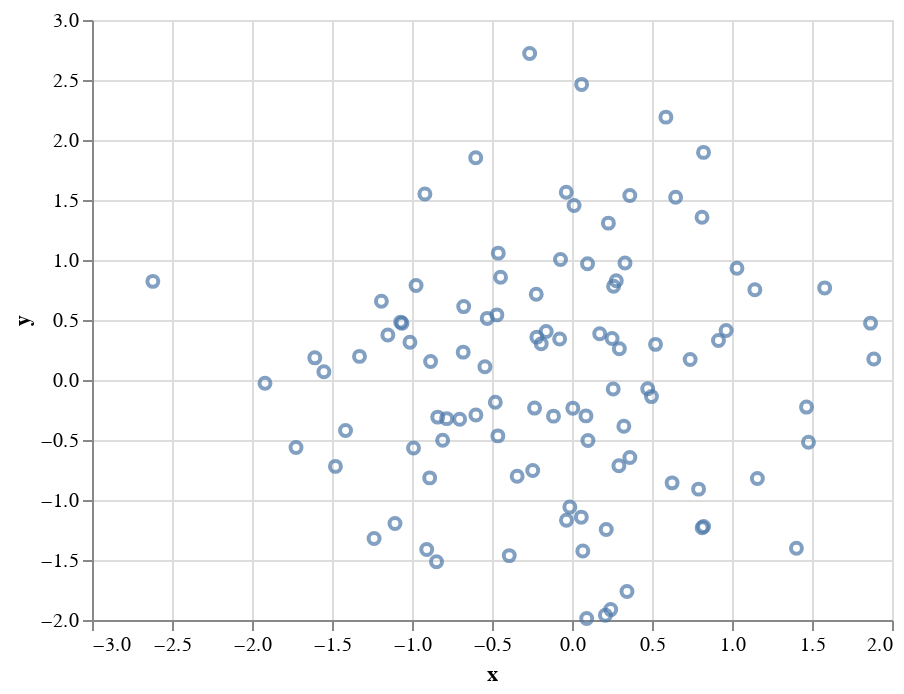

Notebook source saved alongside this figure:
### Markdown cell above
## Example 1: Controlling Marker Properties

Suppose you would like to control the color of the markers in a scatter plot: let's see each of the three options for doing this. We'll use a simple datasets of normally-distributed points:

### Code cell
alt.Chart(data).mark_point().encode(
    x='x:Q',
    y='y:Q'
)

### Figure 1 — Vega-Lite specification as saved in the notebook (floating-point values rounded to 4 significant figures)
{"$schema": "https://vega.github.io/schema/vega-lite/v2.4.1.json", "config": {"view": {"height": 300, "width": 400}}, "data": {"values": [{"x": 0.4967, "y": -0.1383}, {"x": 0.6477, "y": 1.523}, {"x": -0.2342, "y": -0.2341}, {"x": 1.579, "y": 0.7674}, {"x": -0.4695, "y": 0.5426}, {"x": -0.4634, "y": -0.4657}, {"x": 0.242, "y": -1.913}, {"x": -1.725, "y": -0.5623}, {"x": -1.013, "y": 0.3142}, {"x": -0.908, "y": -1.412}, {"x": 1.466, "y": -0.2258}, {"x": 0.06753, "y": -1.425}, {"x": -0.5444, "y": 0.1109}, {"x": -1.151, "y": 0.3757}, {"x": -0.6006, "y": -0.2917}, {"x": -0.6017, "y": 1.852}, {"x": -0.0135, "y": -1.058}, {"x": 0.8225, "y": -1.221}, {"x": 0.2089, "y": -1.96}, {"x": -1.328, "y": 0.1969}, {"x": 0.7385, "y": 0.1714}, {"x": -0.1156, "y": -0.3011}, {"x": -1.479, "y": -0.7198}, {"x": -0.4606, "y": 1.057}, {"x": 0.3436, "y": -1.763}, {"x": 0.3241, "y": -0.3851}, {"x": -0.6769, "y": 0.6117}, {"x": 1.031, "y": 0.9313}, {"x": -0.8392, "y": -0.3092}, {"x": 0.3313, "y": 0.9755}, {"x": -0.4792, "y": -0.1857}, {"x": -1.106, "y": -1.196}, {"x": 0.8125, "y": 1.356}, {"x": -0.07201, "y": 1.004}, {"x": 0.3616, "y": -0.6451}, {"x": 0.3614, "y": 1.538}, {"x": -0.03583, "y": 1.565}, {"x": -2.62, "y": 0.8219}, {"x": 0.08705, "y": -0.299}, {"x": 0.09176, "y": -1.988}, {"x": -0.2197, "y": 0.3571}, {"x": 1.478, "y": -0.5183}, {"x": -0.8085, "y": -0.5018}, {"x": 0.9154, "y": 0.3288}, {"x": -0.5298, "y": 0.5133}, {"x": 0.09708, "y": 0.9686}, {"x": -0.7021, "y": -0.3277}, {"x": -0.3921, "y": -1.464}, {"x": 0.2961, "y": 0.2611}, {"x": 0.005113, "y": -0.2346}, {"x": -1.415, "y": -0.4206}, {"x": -0.3427, "y": -0.8023}, {"x": -0.1613, "y": 0.4041}, {"x": 1.886, "y": 0.1746}, {"x": 0.2576, "y": -0.07445}, {"x": -1.919, "y": -0.02651}, {"x": 0.06023, "y": 2.463}, {"x": -0.1924, "y": 0.3015}, {"x": -0.03471, "y": -1.169}, {"x": 1.143, "y": 0.7519}, {"x": 0.791, "y": -0.9094}, {"x": 1.403, "y": -1.402}, {"x": 0.5869, "y": 2.19}, {"x": -0.9905, "y": -0.5663}, {"x": 0.09965, "y": -0.5035}, {"x": -1.551, "y": 0.06856}, {"x": -1.062, "y": 0.4736}, {"x": -0.9194, "y": 1.55}, {"x": -0.7833, "y": -0.3221}, {"x": 0.8135, "y": -1.231}, {"x": 0.2275, "y": 1.307}, {"x": -1.607, "y": 0.1846}, {"x": 0.2599, "y": 0.7818}, {"x": -1.237, "y": -1.32}, {"x": 0.5219, "y": 0.297}, {"x": 0.2505, "y": 0.3464}, {"x": -0.68, "y": 0.2323}, {"x": 0.2931, "y": -0.7144}, {"x": 1.866, "y": 0.4738}, {"x": -1.191, "y": 0.6566}, {"x": -0.9747, "y": 0.7871}, {"x": 1.159, "y": -0.8207}, {"x": 0.9634, "y": 0.4128}, {"x": 0.8221, "y": 1.897}, {"x": -0.2454, "y": -0.7537}, {"x": -0.8895, "y": -0.8158}, {"x": -0.0771, "y": 0.3412}, {"x": 0.2767, "y": 0.8272}, {"x": 0.013, "y": 1.454}, {"x": -0.2647, "y": 2.72}, {"x": 0.6257, "y": -0.8572}, {"x": -1.071, "y": 0.4825}, {"x": -0.2235, "y": 0.714}, {"x": 0.4732, "y": -0.07283}, {"x": -0.8468, "y": -1.515}, {"x": -0.4465, "y": 0.8564}, {"x": 0.2141, "y": -1.246}, {"x": 0.1732, "y": 0.3853}, {"x": -0.8839, "y": 0.1537}, {"x": 0.05821, "y": -1.143}]}, "encoding": {"x": {"field": "x", "type": "quantitative"}, "y": {"field": "y", "type": "quantitative"}}, "mark": "point"}
